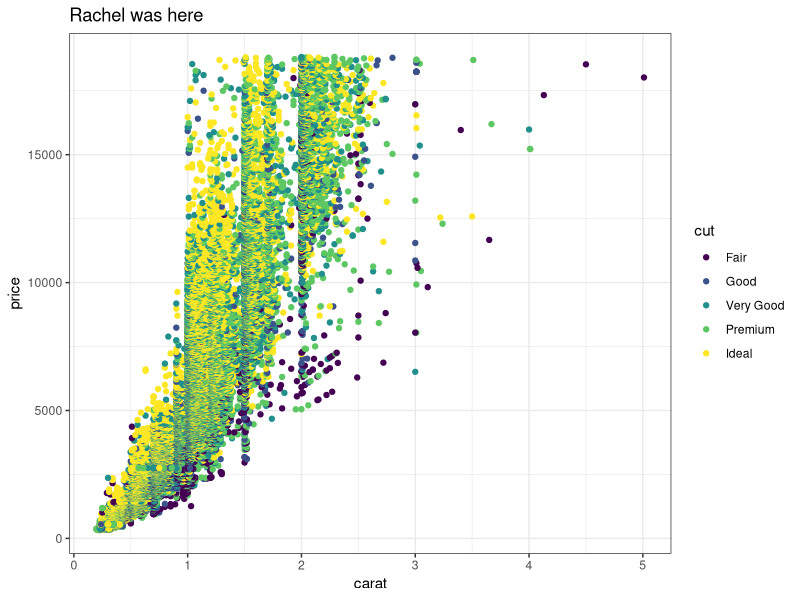
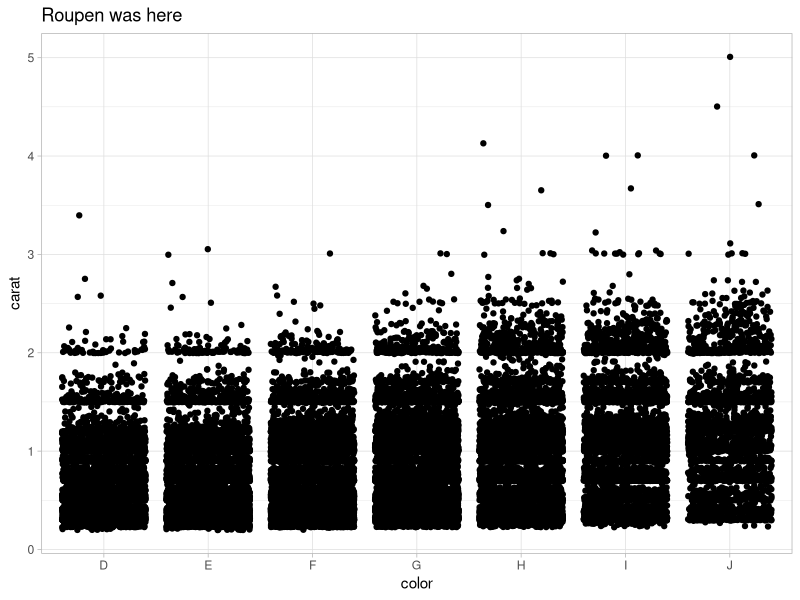
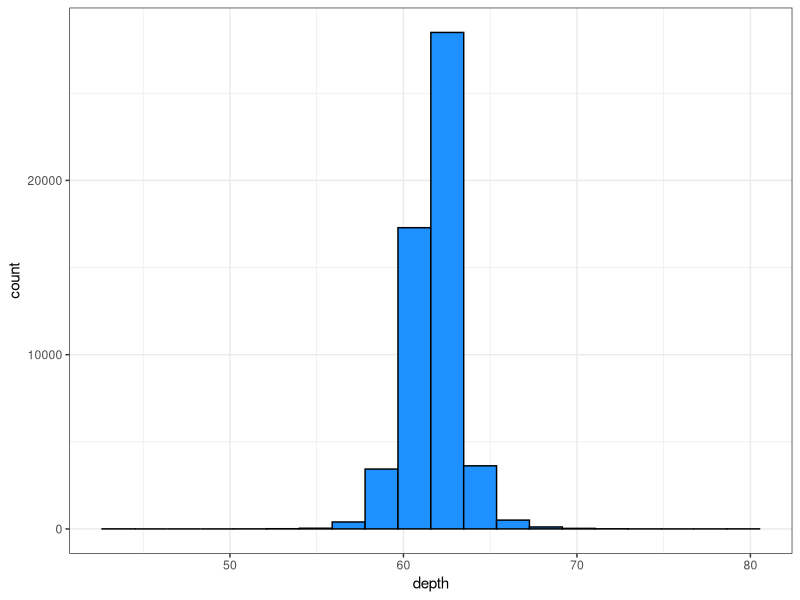
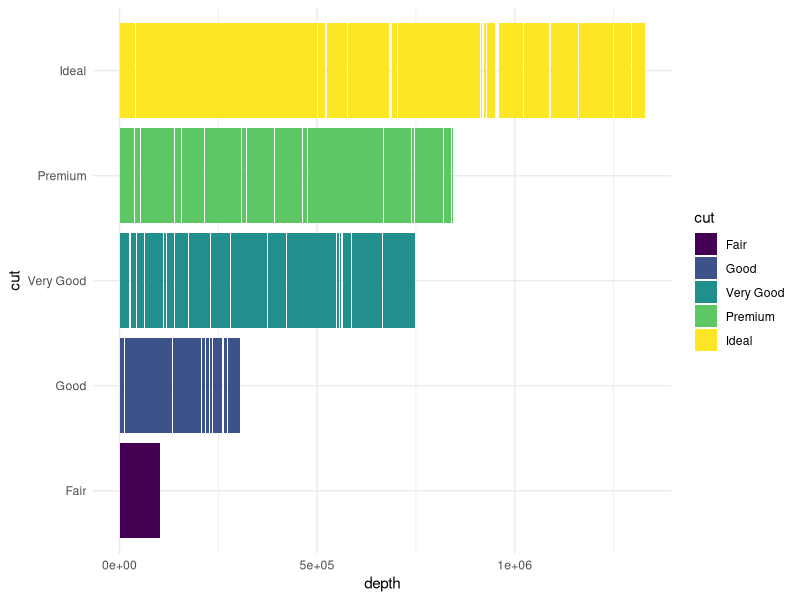

Write R code to recreate these figures, in order.
## ---- chunk 1
knitr::opts_chunk$set(echo = TRUE)
library(tidyverse)
## ---- chunk 2
# Partner 1: 
# Run the code below to see the original graph
# Change the code below to make the point color change based on 'cut', and update the theme to theme_bw(). Update the title to include your first name. 

ggplot(data = diamonds, aes(x = carat, y = price)) +
  geom_point(aes(color = cut)) +
  theme_bw() +
  labs(title = "Rachel was here")
## ---- chunk 3
# Partner 2: 
# Run the code below to see the original graph
# Change the code below to make the geom a geom_jitter, and update the theme to theme_light. Update the title to include your first name. 

ggplot(data = diamonds, aes(x = color, y = carat)) +
  geom_jitter() +
  theme_light() +
  labs(title = "Roupen was here")
## ---- chunk 4


# A histogram!
ggplot(data = diamonds, aes(x = depth)) +
  geom_histogram(bins = 20, col = "black",
  fill = "dodgerblue") +
  theme_bw()

# Great plot by Rachel
ggplot(data = diamonds, aes(x = depth, y = cut)) +
  geom_col(aes(fill = cut)) +
  theme_minimal()

## ---- chunk 5

# random math

2^2 + sqrt(6) - exp(9)

